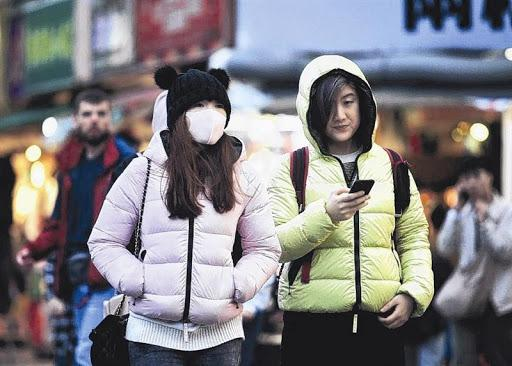
#> input picture opencv_/Image/0.jpg, 512 x 366 px, given as the content of the folder /home/akshay_kanawade/projects/notebooks/source, which was not available
$ jupyter execute crop_image.ipynb
#> lines starting #> are read from the running program, lines starting #| are printed output that depends on the picture; pictures that were not available may be replaced by others from this repository, and a replacement may not be noted
#> further down, im is the input picture: PIL image 512x366 RGB; mean R, G, B 126.9, 125, 128.9
[cell 1]
import os
from PIL import Image, ImageChops
import matplotlib.pyplot as plt

def trim(im, margin_px = 10):
#> called with margin_px = 10
    bg = Image.new(im.mode, im.size, im.getpixel((0,0)))
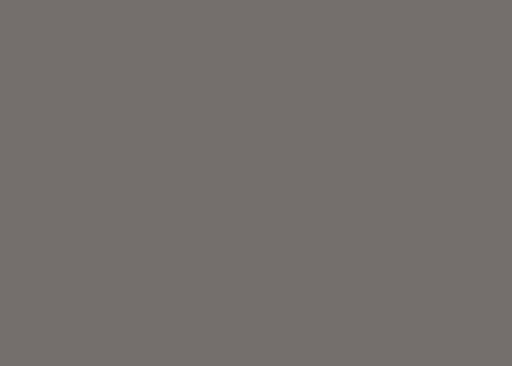
#> bg: PIL image 512x366 RGB; mean R, G, B 116, 111, 108
    diff = ImageChops.difference(im, bg)
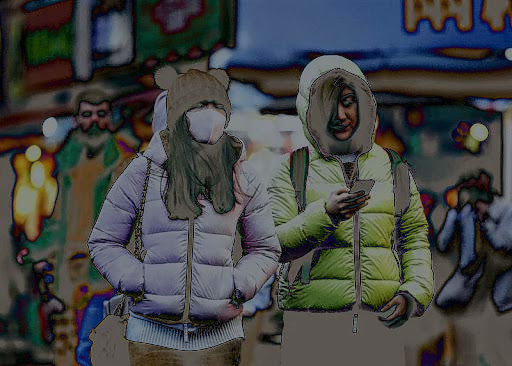
#> diff: PIL image 512x366 RGB; mean R, G, B 66.7, 68.5, 68.1
    diff = ImageChops.add(diff, diff, 2.0, -100)
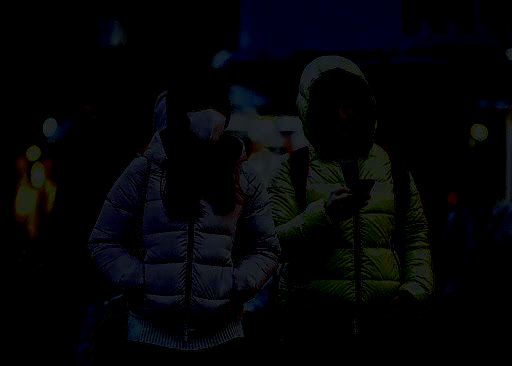
#> diff: PIL image 512x366 RGB; mean R, G, B 3.6, 4.4, 6.3
    bbox = diff.getbbox()
#> bbox = (0, 0, 512, 366)
    if bbox:
        new_bbox = (bbox[0]-margin_px, bbox[1]-margin_px, bbox[2]+margin_px, bbox[3]+margin_px)
#> new_bbox = (-10, -10, 522, 376)
        return im.crop(new_bbox)
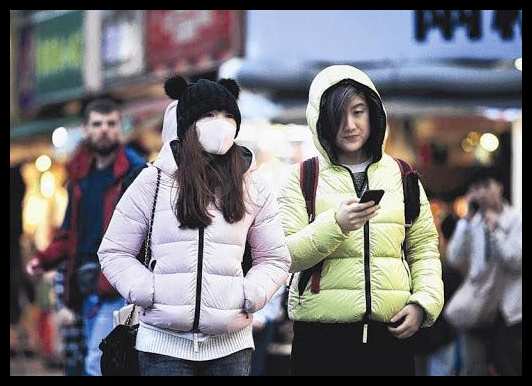
#> returned value: PIL image 532x386 RGB; mean R, G, B 115.8, 114, 117.7

def convertImage(img):
    img = img.convert("RGBA")
    datas = img.getdata()
    newData = []

    for items in datas:
        if items[0] in range(0,40) and items[1] in range(70, 255) and items[2] in range(0,255):
            newData.append((255, 0, 0, 3))
        else:
            newData.append(items)
#> after the loop, newData = 205352 items
    img.putdata(newData)
    return img

[cell 2]
targer_folder = "/home/akshay_kanawade/projects/notebooks/crop_image"
source_folder = "/home/akshay_kanawade/projects/notebooks/source"

files = os.listdir(source_folder)

for file in files:
    print(file)
    filename = file.split('.')[0]
    im = Image.open(f"{source_folder}/{file}")
    im = trim(im, 10)
    im = convertImage(im)
    im.save(f"{targer_folder}/{filename}.png", "PNG")
